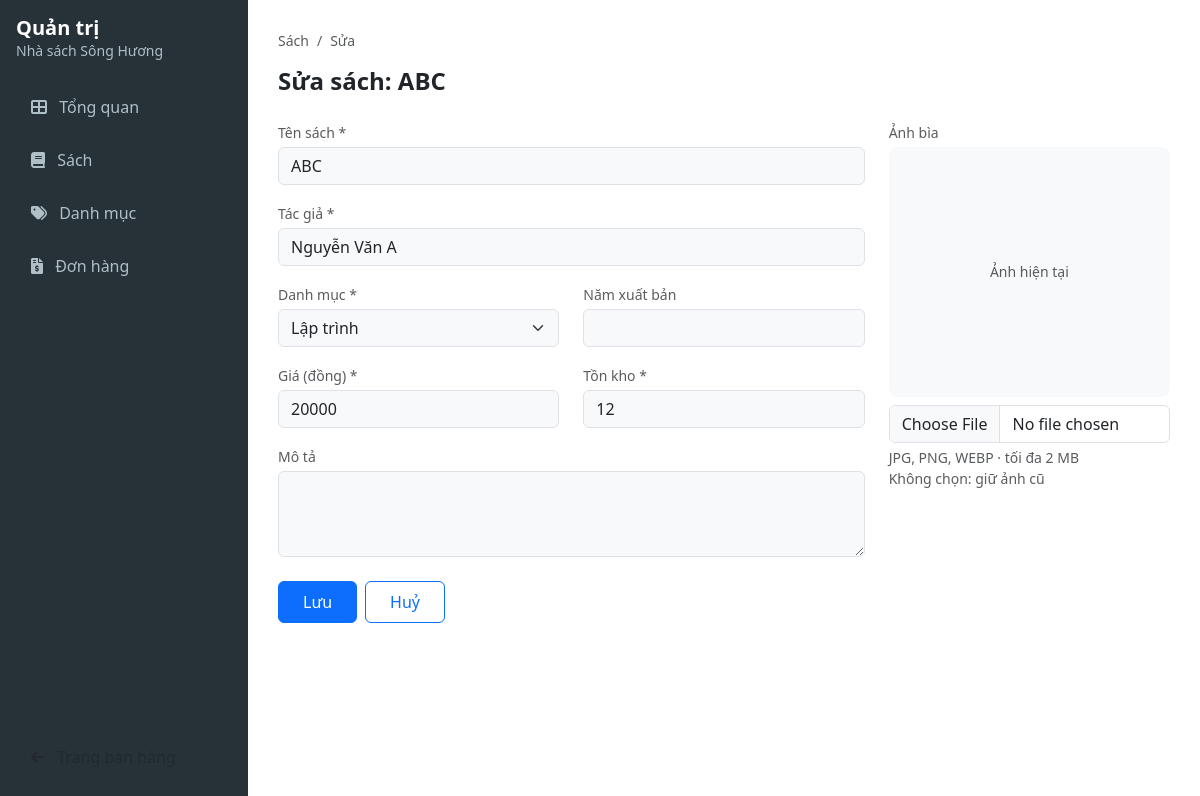
/admin/books/1/edit, run on the app's committed database.
### bai_tap/nha_sach_song_huong/models.py (models this page shows)
class Book(db.Model):
    id = db.Column(db.Integer, primary_key=True)
    title = db.Column(db.String(200), unique=True, nullable=False)
    author = db.Column(db.String(200), nullable=False)
    category_id = db.Column(db.Integer, db.ForeignKey('category.id'), nullable=False)
    price = db.Column(db.Integer, nullable=False)
    stock = db.Column(db.Integer, nullable=False, default=0)
    year = db.Column(db.Integer)
    description = db.Column(db.Text)
    image = db.Column(db.String(200))
    order_items = db.relationship('OrderItem', backref='book', lazy=True)

### bai_tap/nha_sach_song_huong/app.py (the view, shortened to what this page needs)
@app.route('/admin/books/new', methods=['GET', 'POST'])
@app.route('/admin/books/<int:id>/edit', methods=['GET', 'POST'])
def admin_book_form(id=None):
    book = Book.query.get_or_404(id) if id else None
    form = BookForm(original_id=id, obj=book)
    form.category_id.choices = [(c.id, c.name) for c in Category.query.all()]
    return render_template('admin/book_form.html', form=form, book=book)

### bai_tap/nha_sach_song_huong/forms.py (shortened to what this page needs)
class BookForm(FlaskForm):
    title = StringField('Tên sách *', validators=[DataRequired(message='Vui lòng nhập tên sách')])
    author = StringField('Tác giả *', validators=[DataRequired(message='Vui lòng nhập tác giả')])
    category_id = SelectField('Danh mục *', coerce=int, validators=[DataRequired()])
    publish_year = IntegerField('Năm xuất bản', validators=[
        NumberRange(min=1900, max=datetime.now().year, message=f'Năm từ 1900 - {datetime.now().year}')
    ])
    price = FloatField('Giá (đồng) *', validators=[
        DataRequired(),
        NumberRange(min=1000, message='Giá phải từ 1.000đ trở lên')
    ])
    stock = IntegerField('Tồn kho *', validators=[
        DataRequired(),
        NumberRange(min=0, message='Tồn kho không âm.')
    ])
    description = TextAreaField('Mô tả')
    image = FileField('Ảnh bìa', validators=[
        FileAllowed(['jpg', 'jpeg', 'png', 'webp'], 'Chỉ hỗ trợ định dạng JPG, PNG, WEBP'),
        FileSize(max_size=2 * 1024 * 1024, message='Kích thước ảnh tối đa 2 MB')
    ])
    def __init__(self, original_id=None, *args, **kwargs):
        super(BookForm, self).__init__(*args, **kwargs)
        self.original_id = original_id

### bai_tap/nha_sach_song_huong/app.py (called while the page is built)
@app.context_processor
def inject_cart_count():
    cart = session.get('cart', {})
    cart_count = sum(cart.values())
    return dict(cart_count=cart_count)

@app.context_processor
def inject_admin_badges():
    pending_count = Order.query.filter_by(status='Chờ xác nhận').count()
    return dict(pending_count=pending_count)

### bai_tap/nha_sach_song_huong/templates/admin/book_form.html (shortened to what this page needs)
{% extends 'admin/admin_layout.html' %}
{% block admin_content %}
<nav aria-label="breadcrumb" class="mb-3 small">
    <ol class="breadcrumb">
        <li class="breadcrumb-item"><a href="{{ url_for('admin_books') }}" class="text-muted text-decoration-none">Sách</a></li>
        <li class="breadcrumb-item active" aria-current="page">{{ 'Sửa' if book else 'Thêm mới' }}</li>
    </ol>
</nav>
<h4 class="fw-bold mb-4">{{ 'Sửa sách: ' ~ book.title if book else 'Thêm sách mới' }}</h4>
<form method="POST" enctype="multipart/form-data">
    <div class="row">
        <div class="col-md-8">
            <div class="mb-3">
                {{ form.title.label(class="form-label text-muted small mb-1") }}
                {{ form.title(class="form-control bg-light" ~ (' is-invalid' if form.title.errors else '')) }}
            </div>
            <div class="mb-3">
                {{ form.author.label(class="form-label text-muted small mb-1") }}
                {{ form.author(class="form-control bg-light" ~ (' is-invalid' if form.author.errors else '')) }}
            </div>
            <div class="row mb-3">
                <div class="col-md-6">
                    {{ form.category_id.label(class="form-label text-muted small mb-1") }}
                    {{ form.category_id(class="form-select bg-light" ~ (' is-invalid' if form.category_id.errors else '')) }}
                </div>
                <div class="col-md-6">
                    {{ form.publish_year.label(class="form-label text-muted small mb-1") }}
                    {{ form.publish_year(class="form-control bg-light" ~ (' is-invalid' if form.publish_year.errors else '')) }}
                </div>
            </div>
            <div class="row mb-3">
                <div class="col-md-6">
                    {{ form.price.label(class="form-label text-muted small mb-1") }}
                    {{ form.price(class="form-control bg-light" ~ (' is-invalid' if form.price.errors else '')) }}
                </div>
                <div class="col-md-6">
                    {{ form.stock.label(class="form-label text-muted small mb-1") }}
                    {{ form.stock(class="form-control bg-light" ~ (' is-invalid' if form.stock.errors else '')) }}
                </div>
            </div>
            <div class="mb-4">
                {{ form.description.label(class="form-label text-muted small mb-1") }}
                {{ form.description(class="form-control bg-light", rows="3") }}
            </div>
            <div class="d-flex gap-2">
                <button type="submit" class="btn btn-primary px-4 py-2">Lưu</button>
                <a href="{{ url_for('admin_books') }}" class="btn btn-outline-primary px-4 py-2">Huỷ</a>
            </div>
        </div>
        <div class="col-md-4">
            <label class="form-label text-muted small mb-1">Ảnh bìa</label>
            <div class="card border-0 bg-light rounded-3 mb-2 d-flex align-items-center justify-content-center" style="min-height: 250px;">
                {% if book and book.image %}
                    <img src="{{ url_for('static', filename='uploads/' + book.image) }}" class="img-fluid rounded-3 p-2 h-100 object-fit-contain">
                {% else %}
                    <span class="text-muted small">Ảnh hiện tại</span>
                {% endif %}
            </div>
            <div class="position-relative">
                {{ form.image(class="form-control" ~ (' is-invalid' if form.image.errors else '')) }}
            </div>
            <small class="text-muted d-block mt-1">JPG, PNG, WEBP &middot; tối đa 2 MB<br>Không chọn: giữ ảnh cũ</small>
        </div>
    </div>
</form>
{% endblock %}

### bai_tap/nha_sach_song_huong/templates/admin/admin_layout.html (style rules this page uses)
body { background-color: #ffffff; }

### data on the page
Book: title "Sửa sách: ABC", title "ABC", author "Nguyễn Văn A", category_id "Lập trình", price "20000", stock "12"

### other printed values
{{ 'Sửa' if book else 'Thêm mới' }} "Sửa"
